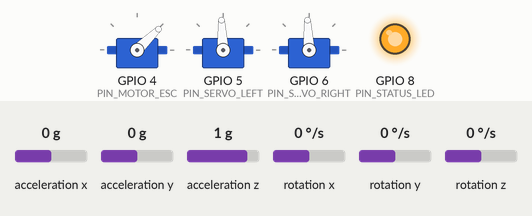
Simulated run of this sketch. Board: ESP32-C3. On the bench: 3 × servo, output pins drawn as LEDs (lit = HIGH). Wiring (inferred from the names in the program): MPU-6050 motion sensor at I2C address 0x68. The test bench sets the inputs (shaded band); at power-on: acceleration x 0 g, acceleration y 0 g, acceleration z 1 g, rotation x 0 °/s, rotation y 0 °/s, rotation z 0 °/s. Nothing arrives over Bluetooth unless stated; servo pulses on a pin are drawn as a servo (544–2400 µs = 0–180°); a phone connects over Bluetooth LE 3 s after start; what the sketch prints to the serial monitor is not drawn.

Above: at 0.1 s.
At 3.1 s:
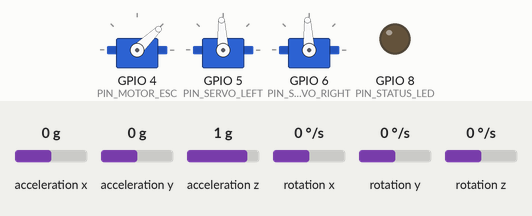
Timing chart, 0 to 4.6 s (numbered marks = the images above):
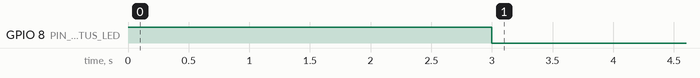

Measured:
- by itself, GPIO 8 (PIN_STATUS_LED): HIGH → LOW at 3.0 s

The sketch:

SuperWing_ESP32.ino
```cpp
/*
 * =====================================================================
 *  🛸 SUPER-WING 5G: STEALTH FLYING WING / DELTA WING UAV FIRMWARE
 *  Target: ESP32 Super Mini (C3 / Dev)
 *  Features:
 *   - 7.5ms Ultra-Low Latency BLE Command Stream
 *   - Fixed-Wing Elevon Delta Mixer (1 Motor + 2 Servos)
 *   - MPU-6050 6-Axis Gyro Auto-Leveling (Wind Stabilization)
 *   - Failsafe Circling Glide Mode (Never dives on signal loss)
 *   - Telemetry Notification Stream to Phone Bridge
 * =====================================================================
 */

#include <BLEDevice.h>
#include <BLEServer.h>
#include <BLEUtils.h>
#include <BLE2902.h>
#include <Wire.h>

// BLE UUIDs (Matches Galaxy S21 FE Phone Edge Bridge)
#define SERVICE_UUID        "4fafc201-1fb5-459e-8fcc-c5c9c331914b"
#define CMD_CHAR_UUID       "beb5483e-36e1-4688-b7f5-ea07361b26a8"
#define TELEM_CHAR_UUID     "beb5483e-36e1-4688-b7f5-ea07361b26a9"

// Pin Definitions for ESP32 Super Mini
#define PIN_MOTOR_ESC       4   // Main Pusher Motor ESC (50Hz PWM)
#define PIN_SERVO_LEFT      5   // Left Wing Elevon Servo (50Hz PWM)
#define PIN_SERVO_RIGHT     6   // Right Wing Elevon Servo (50Hz PWM)
#define PIN_STATUS_LED      8   // Built-in LED on ESP32-C3

// I2C Pins for MPU-6050 6-Axis Gyro/Accelerometer
#define I2C_SDA_PIN         8
#define I2C_SCL_PIN         9
#define MPU_ADDR            0x68

// PWM Configuration (50Hz standard RC PWM, 16-bit resolution)
#define PWM_FREQ            50
#define PWM_RES             16
#define PWM_MIN_TICKS       3276  // 1000us Pulse (Zero / Full Deflection)
#define PWM_MAX_TICKS       6553  // 2000us Pulse (Max / Full Deflection)

// Flight Control Channels (Standard 1000 - 2000us)
volatile int rawThrottle    = 1000;
volatile int rawPitch       = 1500;
volatile int rawRoll        = 1500;
volatile int rawYaw         = 1500;
volatile bool isArmed       = false;
volatile unsigned long lastPacketTime = 0;

// Gyro Telemetry & Stabilization Variables
float gyroPitchRate = 0.0, gyroRollRate = 0.0;
float pitchAngle = 0.0, rollAngle = 0.0;
bool mpuAvailable = false;

// BLE Server & Characteristics
BLEServer* pServer = NULL;
BLECharacteristic* pCmdChar = NULL;
BLECharacteristic* pTelemChar = NULL;
bool deviceConnected = false;

// 1. BLE COMMAND CALLBACK FOR HIGH-SPEED 5G PACKETS
class CommandCallbacks: public BLECharacteristicCallbacks {
    void onWrite(BLECharacteristic *pCharacteristic) {
        String rxValue = pCharacteristic->getValue().c_str();
        if (rxValue.length() > 0) {
            lastPacketTime = millis(); // Reset failsafe timer

            // Check emergency RTL or parse "T:1500,Y:1500,P:1500,R:1500,A:1"
            if (rxValue == "RTL") {
                isArmed = false;
                rawThrottle = 1000;
                return;
            }

            int tIdx = rxValue.indexOf("T:");
            int yIdx = rxValue.indexOf(",Y:");
            int pIdx = rxValue.indexOf(",P:");
            int rIdx = rxValue.indexOf(",R:");
            int aIdx = rxValue.indexOf(",A:");

            if (tIdx >= 0 && yIdx >= 0 && pIdx >= 0 && rIdx >= 0 && aIdx >= 0) {
                rawThrottle = rxValue.substring(tIdx + 2, yIdx).toInt();
                rawYaw      = rxValue.substring(yIdx + 3, pIdx).toInt();
                rawPitch    = rxValue.substring(pIdx + 3, rIdx).toInt();
                rawRoll     = rxValue.substring(rIdx + 3, aIdx).toInt();
                isArmed     = rxValue.substring(aIdx + 3).toInt() == 1;
            }
        }
    }
};

class ServerCallbacks: public BLEServerCallbacks {
    void onConnect(BLEServer* pServer, esp_ble_gatts_cb_param_t *param) {
        deviceConnected = true;
        // Request 7.5ms to 15ms Ultra-Low Latency Interval
        pServer->updateConnParams(param->connect.remote_bda, 6, 12, 0, 100);
        digitalWrite(PIN_STATUS_LED, LOW); // LED ON
    }
    void onDisconnect(BLEServer* pServer) {
        deviceConnected = false;
        isArmed = false;
        digitalWrite(PIN_STATUS_LED, HIGH); // LED OFF
        BLEDevice::startAdvertising();
    }
};

// 2. MPU-6050 INITIALIZATION & READING
void initMPU() {
    Wire.begin();
    Wire.beginTransmission(MPU_ADDR);
    Wire.write(0x6B); // PWR_MGMT_1 register
    Wire.write(0x00); // Wake up MPU-6050
    if (Wire.endTransmission() == 0) {
        mpuAvailable = true;
        Serial.println("✅ MPU-6050 Gyro/Accel Online!");
    } else {
        Serial.println("⚠️ MPU-6050 Not Found. Running in Direct Elevon Mode.");
    }
}

void readMPU() {
    if (!mpuAvailable) return;
    Wire.beginTransmission(MPU_ADDR);
    Wire.write(0x3B); // Starting register for Accel & Gyro
    Wire.endTransmission(false);
    Wire.requestFrom(MPU_ADDR, 14, true);

    if (Wire.available() >= 14) {
        int16_t accX = Wire.read() << 8 | Wire.read();
        int16_t accY = Wire.read() << 8 | Wire.read();
        int16_t accZ = Wire.read() << 8 | Wire.read();
        int16_t temp = Wire.read() << 8 | Wire.read();
        int16_t gyrX = Wire.read() << 8 | Wire.read();
        int16_t gyrY = Wire.read() << 8 | Wire.read();
        int16_t gyrZ = Wire.read() << 8 | Wire.read();

        // Convert to degrees/sec and simple complementary filter
        gyroRollRate  = (float)gyrX / 131.0;
        gyroPitchRate = (float)gyrY / 131.0;

        // Calculate accelerometer pitch and roll angles
        float accRoll  = atan2(accY, accZ) * 180.0 / PI;
        float accPitch = atan2(-accX, sqrt(accY * accY + accZ * accZ)) * 180.0 / PI;

        // Complementary filter (98% Gyro + 2% Accel)
        rollAngle  = 0.98 * (rollAngle + gyroRollRate * 0.005) + 0.02 * accRoll;
        pitchAngle = 0.98 * (pitchAngle + gyroPitchRate * 0.005) + 0.02 * accPitch;
    }
}

void writeMicroseconds(int pin, int us) {
    uint32_t duty = map(constrain(us, 1000, 2000), 1000, 2000, PWM_MIN_TICKS, PWM_MAX_TICKS);
    ledcWrite(pin, duty);
}

void setup() {
    Serial.begin(115200);
    pinMode(PIN_STATUS_LED, OUTPUT);
    digitalWrite(PIN_STATUS_LED, HIGH);

    // Initialize Motor ESC and Elevon Servos (50Hz, 16-bit)
    ledcAttach(PIN_MOTOR_ESC, PWM_FREQ, PWM_RES);
    ledcAttach(PIN_SERVO_LEFT, PWM_FREQ, PWM_RES);
    ledcAttach(PIN_SERVO_RIGHT, PWM_FREQ, PWM_RES);

    // Center Servos and Cut Motor
    writeMicroseconds(PIN_MOTOR_ESC, 1000);
    writeMicroseconds(PIN_SERVO_LEFT, 1500);
    writeMicroseconds(PIN_SERVO_RIGHT, 1500);

    // Initialize Gyro
    initMPU();

    // Initialize BLE Server with SuperDrone/SuperWing Advertising
    BLEDevice::init("SuperDrone-BLE");
    pServer = BLEDevice::createServer();
    pServer->setCallbacks(new ServerCallbacks());

    BLEService *pService = pServer->createService(SERVICE_UUID);

    // Command Write Characteristic
    pCmdChar = pService->createCharacteristic(
        CMD_CHAR_UUID,
        BLECharacteristic::PROPERTY_WRITE | BLECharacteristic::PROPERTY_WRITE_NR
    );
    pCmdChar->setCallbacks(new CommandCallbacks());

    // Telemetry Notify Characteristic
    pTelemChar = pService->createCharacteristic(
        TELEM_CHAR_UUID,
        BLECharacteristic::PROPERTY_READ | BLECharacteristic::PROPERTY_NOTIFY
    );
    pTelemChar->addDescriptor(new BLE2902());

    pService->start();

    BLEAdvertising *pAdvertising = BLEDevice::getAdvertising();
    pAdvertising->addServiceUUID(SERVICE_UUID);
    pAdvertising->setScanResponse(true);
    BLEDevice::startAdvertising();

    Serial.println("✈️ SuperWing 5G Stealth Flying Wing Ready!");
}

unsigned long lastTelemSend = 0;

void loop() {
    readMPU();

    // 3. FAILSAFE WATCHDOG (>1.5s Signal Loss)
    bool isFailsafeActive = false;
    if (isArmed && (millis() - lastPacketTime > 1500)) {
        isFailsafeActive = true;
        isArmed = false;
        Serial.println("⚠️ FAILSAFE TRIGGERED: Signal Lost! Engaging gentle circle glide.");
    }

    // 4. FIXED-WING ELEVON MIXER
    if (isFailsafeActive) {
        // Failsafe Mode: Motor Cut + Gentle pitch-up glide in wide circle to land safely
        writeMicroseconds(PIN_MOTOR_ESC, 1000); // Motor OFF
        writeMicroseconds(PIN_SERVO_LEFT, 1560);  // Slight pitch-up + slight left roll
        writeMicroseconds(PIN_SERVO_RIGHT, 1540);
    }
    else if (!isArmed) {
        // Disarmed State: Motor Off, Servos Centered
        writeMicroseconds(PIN_MOTOR_ESC, 1000);
        writeMicroseconds(PIN_SERVO_LEFT, 1500);
        writeMicroseconds(PIN_SERVO_RIGHT, 1500);
    }
    else {
        // Motor Output (1000us idle to 2000us full thrust)
        writeMicroseconds(PIN_MOTOR_ESC, constrain(rawThrottle, 1000, 2000));

        // Elevon Mixing Logic:
        // Pitch UP (Stick back)   -> Both Elevons UP
        // Pitch DOWN (Stick forward) -> Both Elevons DOWN
        // Roll LEFT (Stick left)  -> Left Elevon UP, Right Elevon DOWN
        // Roll RIGHT (Stick right) -> Right Elevon UP, Left Elevon DOWN
        int pitchOffset = (rawPitch - 1500); // -500 to +500
        int rollOffset  = (rawRoll - 1500);  // -500 to +500

        // Gyro Stabilization Feedforward (Fights wind gusts automatically)
        int gyroPitchCorrection = 0;
        int gyroRollCorrection  = 0;
        if (mpuAvailable) {
            // Proportional stabilization gain
            gyroPitchCorrection = (int)(gyroPitchRate * 1.5);
            gyroRollCorrection  = (int)(gyroRollRate * 1.5);
        }

        // Final Servo Command Calculation
        int leftElevonUs  = 1500 + (pitchOffset / 2) - (rollOffset / 2) - gyroPitchCorrection + gyroRollCorrection;
        int rightElevonUs = 1500 + (pitchOffset / 2) + (rollOffset / 2) - gyroPitchCorrection - gyroRollCorrection;

        writeMicroseconds(PIN_SERVO_LEFT, constrain(leftElevonUs, 1050, 1950));
        writeMicroseconds(PIN_SERVO_RIGHT, constrain(rightElevonUs, 1050, 1950));
    }

    // 5. PERIODIC TELEMETRY NOTIFICATION (10Hz back to Phone Bridge)
    if (deviceConnected && (millis() - lastTelemSend > 100)) {
        lastTelemSend = millis();
        char telemBuf[32];
        snprintf(telemBuf, sizeof(telemBuf), "P:%.1f,R:%.1f,A:%d", pitchAngle, rollAngle, isArmed ? 1 : 0);
        pTelemChar->setValue((uint8_t*)telemBuf, strlen(telemBuf));
        pTelemChar->notify();
    }

    delay(5); // 200Hz Control Loop
}
```
